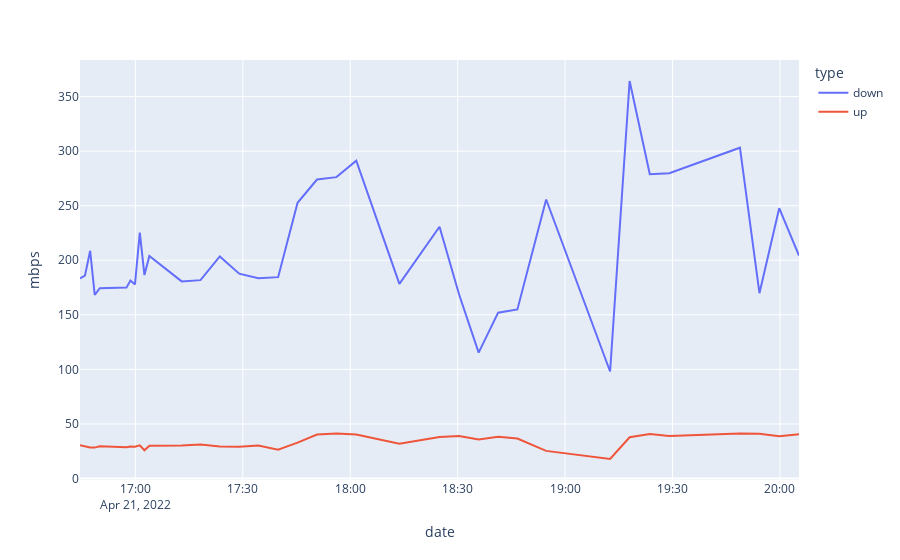

Notebook source saved alongside this figure:
### Code cell
def run_speedtest(history_df):
    # import subprocess
    # returned_value = subprocess.call(f"{filename} {options}", shell=True)  # returns the exit code in unix
    # print('returned value:', returned_value)
    
    print("Testing")
    os.system(f"{filename} {options}")

    data_df = pd.read_csv(output_file)
    data_df['date'] = [dt.datetime.now()]

    # Chop the entire history file down to the columns we care about and then scale them by 8 to convert from Bps to bps
    history_df = history_df.append(data_df)

    plot_df = history_df[['date', 'download']].rename({'download': 'mbps'}, axis=1)
    plot_df["type"] = "down"
    
    upload_df = history_df[['date', 'upload']].rename({'upload': 'mbps'}, axis=1)
    upload_df["type"] = "up"
    
    plot_df = plot_df.append(upload_df)
    plot_df.loc[:, 'mbps'] *= 8 / 1e6

    fig = px.line(plot_df, x='date', y='mbps', color='type')
    fig.show()
    print(history_df[['download', 'upload']].describe())

    history_df.to_csv('history.csv', index=False)
    return history_df

try:
    history_df = pd.read_csv('history.csv')
except:
    history_df = pd.DataFrame()

wait = 5 # min
loops = int(6 * 60 / wait)
for i in range(loops):
    i += 1
    print(i, dt.datetime.now())
    history_df = run_speedtest(history_df)
    if i < loops:
        print("-- Waiting")
        clear_output(wait=True)
        time.sleep(wait * 60)

### Figure 1 — Plotly figure (JSON) as saved in the notebook; plotly's stock layout.template omitted (floating-point values rounded to 4 significant figures)
{"data": [{"hovertemplate": "type=down<br>date=%{x}<br>mbps=%{y}<extra></extra>", "legendgroup": "down", "line": {"color": "#636efa", "dash": "solid"}, "marker": {"symbol": "circle"}, "mode": "lines", "name": "down", "orientation": "v", "showlegend": true, "type": "scatter", "x": ["2022-04-21 16:44:31.886435", "2022-04-21 16:45:55.021462", "2022-04-21 16:47:22.082209", "2022-04-21 16:48:38.429094", "2022-04-21 16:50:04.215517", "2022-04-21 16:57:30.617366", "2022-04-21 16:58:36.845839", "2022-04-21 16:59:52.624124", "2022-04-21 17:01:14.079980", "2022-04-21 17:02:31.703322", "2022-04-21 17:03:54.107655", "2022-04-21 17:12:55.431671", "2022-04-21 17:18:10.846326", "2022-04-21 17:23:34.610470", "2022-04-21 17:28:59.207902", "2022-04-21 17:34:19.496884", "2022-04-21 17:39:51.755448", "2022-04-21 17:45:17.262625", "2022-04-21 17:50:42.872271", "2022-04-21 17:56:09.295449", "2022-04-21 18:01:40.777511", "2022-04-21 18:13:43.751302", "2022-04-21 18:24:55.784563", "2022-04-21 18:30:24.139244", "2022-04-21 18:35:51.800874", "2022-04-21 18:41:18.485850", "2022-04-21 18:46:40.592106", "2022-04-21 18:54:42.894399", "2022-04-21 19:12:34.280367", "2022-04-21 19:18:01.558095", "2022-04-21 19:23:39.518650", "2022-04-21 19:29:05.933641", "2022-04-21T19:48:49.934391", "2022-04-21T19:54:16.621757", "2022-04-21T19:59:47.920376", "2022-04-21T20:05:19.466124"], "xaxis": "x", "y": [183.4, 185.9, 208.7, 168.3, 174.5, 174.9, 181.5, 177.8, 225.3, 186.4, 204.0, 180.7, 181.8, 203.5, 187.8, 183.5, 184.5, 252.7, 274.0, 276.2, 291.3, 178.4, 230.7, 168.6, 115.4, 152.0, 154.9, 255.7, 98.08, 364.3, 278.9, 279.8, 303.1, 169.8, 247.7, 204.4], "yaxis": "y"}, {"hovertemplate": "type=up<br>date=%{x}<br>mbps=%{y}<extra></extra>", "legendgroup": "up", "line": {"color": "#EF553B", "dash": "solid"}, "marker": {"symbol": "circle"}, "mode": "lines", "name": "up", "orientation": "v", "showlegend": true, "type": "scatter", "x": ["2022-04-21 16:44:31.886435", "2022-04-21 16:45:55.021462", "2022-04-21 16:47:22.082209", "2022-04-21 16:48:38.429094", "2022-04-21 16:50:04.215517", "2022-04-21 16:57:30.617366", "2022-04-21 16:58:36.845839", "2022-04-21 16:59:52.624124", "2022-04-21 17:01:14.079980", "2022-04-21 17:02:31.703322", "2022-04-21 17:03:54.107655", "2022-04-21 17:12:55.431671", "2022-04-21 17:18:10.846326", "2022-04-21 17:23:34.610470", "2022-04-21 17:28:59.207902", "2022-04-21 17:34:19.496884", "2022-04-21 17:39:51.755448", "2022-04-21 17:45:17.262625", "2022-04-21 17:50:42.872271", "2022-04-21 17:56:09.295449", "2022-04-21 18:01:40.777511", "2022-04-21 18:13:43.751302", "2022-04-21 18:24:55.784563", "2022-04-21 18:30:24.139244", "2022-04-21 18:35:51.800874", "2022-04-21 18:41:18.485850", "2022-04-21 18:46:40.592106", "2022-04-21 18:54:42.894399", "2022-04-21 19:12:34.280367", "2022-04-21 19:18:01.558095", "2022-04-21 19:23:39.518650", "2022-04-21 19:29:05.933641", "2022-04-21T19:48:49.934391", "2022-04-21T19:54:16.621757", "2022-04-21T19:59:47.920376", "2022-04-21T20:05:19.466124"], "xaxis": "x", "y": [30.57, 29.4, 28.34, 28.32, 29.44, 28.6, 29.4, 29.17, 30.36, 25.89, 29.96, 30.23, 31.22, 29.44, 29.19, 30.31, 26.41, 32.86, 40.25, 41.24, 40.3, 31.82, 38.05, 38.98, 35.76, 38.21, 36.63, 25.31, 17.87, 37.85, 40.7, 38.9, 41.35, 41.0, 38.78, 40.57], "yaxis": "y"}], "layout": {"legend": {"title": {"text": "type"}, "tracegroupgap": 0}, "margin": {"t": 60}, "xaxis": {"anchor": "y", "autorange": true, "domain": [0, 1], "range": ["2022-04-21 16:44:31.8864", "2022-04-21 20:05:19.4661"], "title": {"text": "date"}, "type": "date"}, "yaxis": {"anchor": "x", "autorange": true, "domain": [0, 1], "range": [-1.373, 383.5], "title": {"text": "mbps"}, "type": "linear"}}}
